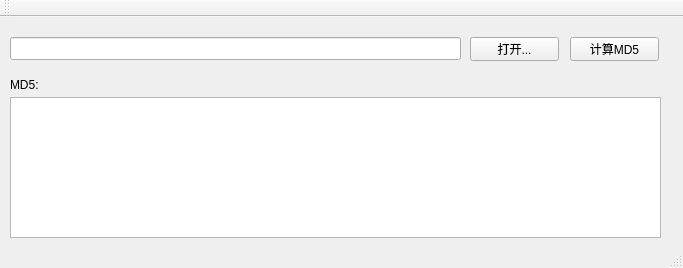
<?xml version="1.0" encoding="UTF-8"?>
<ui version="4.0">
 <class>MainWindow</class>
 <widget class="QMainWindow" name="MainWindow">
  <property name="geometry">
   <rect>
    <x>0</x>
    <y>0</y>
    <width>683</width>
    <height>268</height>
   </rect>
  </property>
  <property name="windowTitle">
   <string>计算文件MD5</string>
  </property>
  <widget class="QWidget" name="centralWidget">
   <widget class="QLineEdit" name="lineEdit">
    <property name="geometry">
     <rect>
      <x>10</x>
      <y>20</y>
      <width>451</width>
      <height>23</height>
     </rect>
    </property>
    <property name="readOnly">
     <bool>true</bool>
    </property>
   </widget>
   <widget class="QPushButton" name="btn_calc">
    <property name="geometry">
     <rect>
      <x>570</x>
      <y>20</y>
      <width>89</width>
      <height>24</height>
     </rect>
    </property>
    <property name="text">
     <string>计算MD5</string>
    </property>
   </widget>
   <widget class="QPlainTextEdit" name="plainTextEdit">
    <property name="geometry">
     <rect>
      <x>10</x>
      <y>80</y>
      <width>651</width>
      <height>141</height>
     </rect>
    </property>
   </widget>
   <widget class="QLabel" name="label">
    <property name="geometry">
     <rect>
      <x>10</x>
      <y>60</y>
      <width>72</width>
      <height>15</height>
     </rect>
    </property>
    <property name="text">
     <string>MD5:</string>
    </property>
   </widget>
   <widget class="QPushButton" name="btn_open">
    <property name="geometry">
     <rect>
      <x>470</x>
      <y>20</y>
      <width>89</width>
      <height>24</height>
     </rect>
    </property>
    <property name="text">
     <string>打开...</string>
    </property>
   </widget>
  </widget>
  <widget class="QMenuBar" name="menuBar">
   <property name="geometry">
    <rect>
     <x>0</x>
     <y>0</y>
     <width>683</width>
     <height>25</height>
    </rect>
   </property>
  </widget>
  <widget class="QToolBar" name="mainToolBar">
   <attribute name="toolBarArea">
    <enum>TopToolBarArea</enum>
   </attribute>
   <attribute name="toolBarBreak">
    <bool>false</bool>
   </attribute>
  </widget>
  <widget class="QStatusBar" name="statusBar"/>
 </widget>
 <layoutdefault spacing="6" margin="11"/>
 <resources/>
 <connections/>
</ui>
